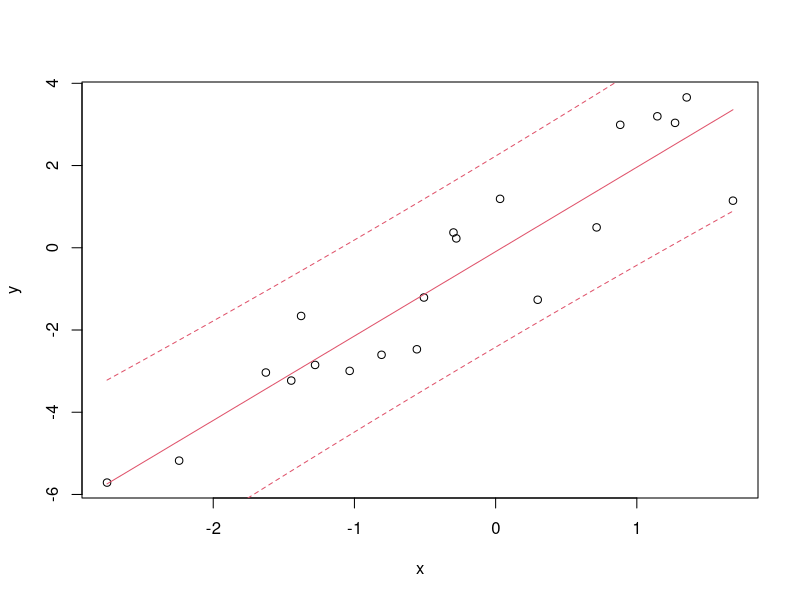
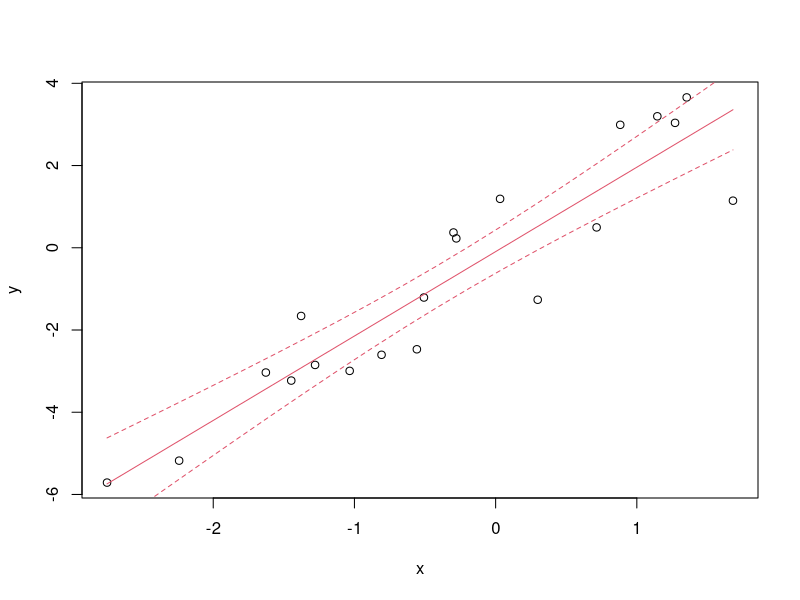

These figures' R source, in order:
# Prediction Interval
n <- 20
x <- rnorm(n)
X <- cbind(rep(1,n), x)
#z <- rnorm(100)
y <- 2*x  + rnorm(n)

lm1 <- lm(y ~ 1 + x)

#--- canned solution
newx <- data.frame(x=seq(min(x), max(x), length.out=n))
pdf('Figs/pi.pdf')
plot(x, y)
ci1 <- predict(lm1, interval="predict", newdata = newx)
lines(newx$x, ci1[,1], lty=1, col=2)
lines(newx$x, ci1[,2], lty=2, col=2)
lines(newx$x, ci1[,3], lty=2, col=2)
dev.off()
# Calculate the ci for a specific value of x:
ci.canned <- predict(lm1, interval="predict", newdata = data.frame(x=x[1]), se.fit=T)

#--- let's get the same thing manually:
xprimex <- t(X)%*%X
b <- solve(xprimex) %*% t(X)%*%y
yhat <- X%*%b
e <- yhat - y
s2 <- as.numeric(t(e)%*%e) / (n-2)
var.b <- s2 * solve(xprimex)
se.e0 <- sqrt(s2 + t(X[1,])%*%var.b%*%X[1,])
t <- qt(0.975, n-2)
ci.home.made <- c(yhat[1] -t*se.e0, yhat[1] +t*se.e0)
#same result as in ci.canned


# Note: how about the CONFIDENCE interval?
se <- sqrt(t(X[1,])%*%var.b%*%X[1,])
t <- qt(0.975, n-2)
ci.home.made <- c(yhat[1] -t*se, yhat[1] +t*se)
ci.canned <- predict(lm1, interval="confidence", newdata = data.frame(x=x[1]), se.fit=T)
pdf('Figs/ci.pdf')
plot(x, y)
ci1 <- predict(lm1, interval="confidence", newdata = newx)
lines(newx$x, ci1[,1], lty=1, col=2)
lines(newx$x, ci1[,2], lty=2, col=2)
lines(newx$x, ci1[,3], lty=2, col=2)
dev.off()



